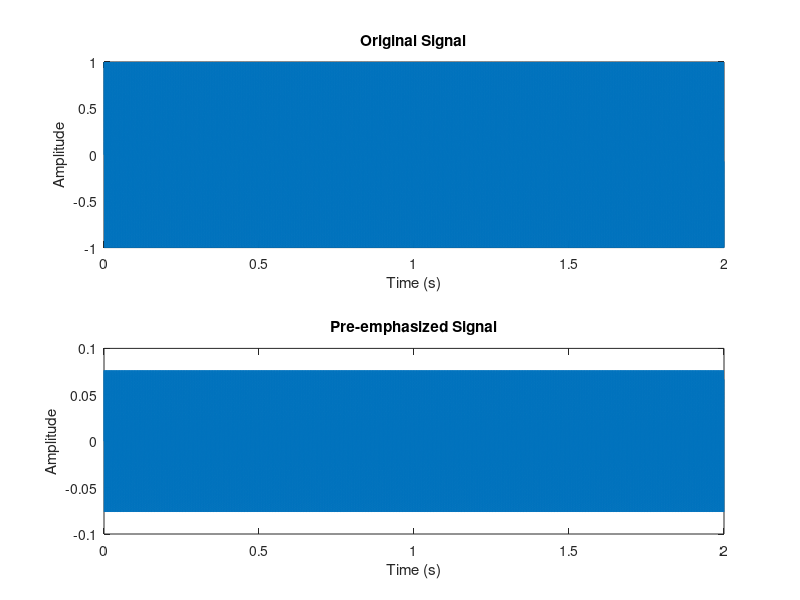
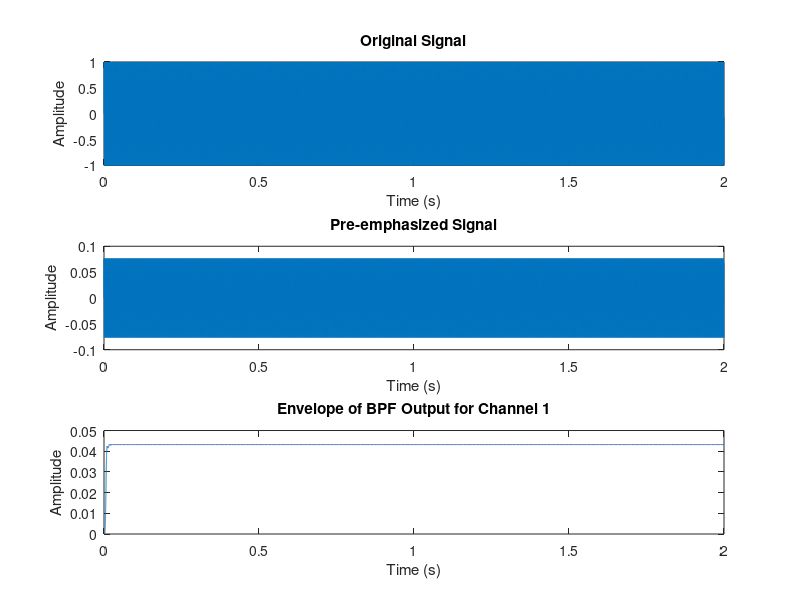
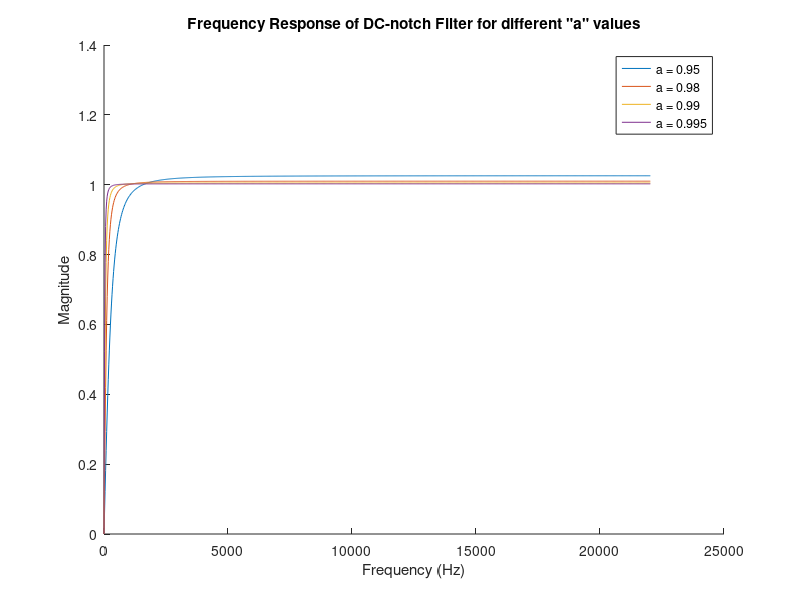
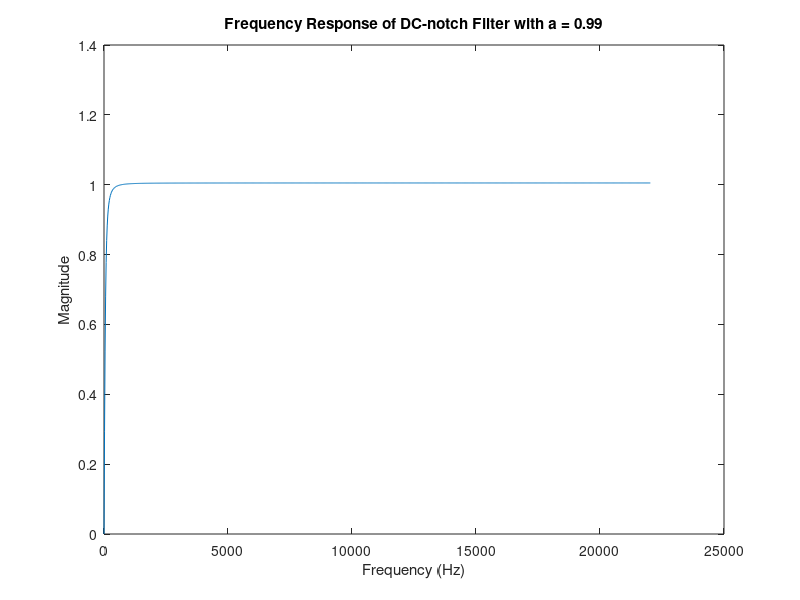

The MATLAB script that drew these images, in order: (Note: this script raises an error after producing the figures.)
% Clear command window and workspace
clear;
clc;

% Pre-emphasis filter for speech signal
fs = 44100;
duration = 2;

% Generate the time vector
t = (0:1/fs:duration-1/fs);

% Generate the input sine wave signal with frequency 500 Hz
inputSignal = sin(2*pi*500*t);

% Define the pre-emphasis filter coefficient
preEmphasis = 0.97; % Commonly used value

% Apply the pre-emphasis filter using the difference equation
% y(n) = x(n) - a * x(n-1)
preEmphasizedSignal = filter([1 -preEmphasis], 1, inputSignal);

% Plot the original and pre-emphasized signals for comparison
t = (0:length(inputSignal)-1)/fs;

figure;
subplot(2,1,1);
plot(t, inputSignal);
title('Original Signal');
xlabel('Time (s)');
ylabel('Amplitude');

subplot(2,1,2);
plot(t, preEmphasizedSignal);
title('Pre-emphasized Signal');
xlabel('Time (s)');
ylabel('Amplitude');

% Save the pre-emphasized signal to a new audio file
audiowrite('preemphasized_sinusoid.wav', preEmphasizedSignal, fs);

% Define center frequencies and bandwidths
fc = [394, 692, 1064, 1528, 2109, 2834, 3740, 4871]; % Center frequencies
B = [265, 331, 413, 516, 645, 805, 1006, 1257]; % Bandwidths

% Number of channels
numChannels = length(fc);

% Design filters using IIR bandpass filters
filters = cell(numChannels, 1);

for k = 1:numChannels
    % Calculate cutoff frequencies
    f_low = fc(k) - B(k) / 2;
    f_high = fc(k) + B(k) / 2;
    
    % Normalized cutoff frequencies
    f_low_norm = f_low / (fs / 2);
    f_high_norm = f_high / (fs / 2);
    
    % Design the BPF using the Butterworth filter
    [b, a] = butter(4, [f_low_norm, f_high_norm], 'bandpass');
    filters{k} = {b, a};
end

% Apply the filter bank to the pre-emphasized signal
outputSignals = zeros(numChannels, length(preEmphasizedSignal));
for k = 1:numChannels
    outputSignals(k, :) = filter(filters{k}{1}, filters{k}{2}, preEmphasizedSignal);
end

% Design a different LPF for each channel
lpfLength = 128; % Length of the LPF
lpfs = cell(numChannels, 1);

for k = 1:numChannels
    % Passband edge frequency (half of the BPF bandwidth)
    passbandEdge = B(k) / 2 / (fs / 2);
    [b, a] = butter(4, passbandEdge, 'low');
    lpfs{k} = {b, a};
end

% Apply the LPF to the magnitude of the BPF outputs
envelopes = zeros(size(outputSignals));
for k = 1:numChannels
    magnitudes = abs(outputSignals(k, :));
    envelopes(k, :) = filter(lpfs{k}{1}, lpfs{k}{2}, magnitudes);
end

% Plot the original signal, pre-emphasized signal, and the envelope of one channel
t = (0:length(inputSignal)-1)/fs;
figure;
subplot(3,1,1);
plot(t, inputSignal);
title('Original Signal');
xlabel('Time (s)');
ylabel('Amplitude');

subplot(3,1,2);
plot(t, preEmphasizedSignal);
title('Pre-emphasized Signal');
xlabel('Time (s)');
ylabel('Amplitude');

subplot(3,1,3);
t_envelope = (0:length(envelopes(1, :))-1)/fs;
plot(t_envelope, envelopes(1, :));
title('Envelope of BPF Output for Channel 1');
xlabel('Time (s)');
ylabel('Amplitude');

% Play the envelope signal of the first channel as an example
soundsc(envelopes(3, :), fs); % You can select the which envelope output would you want to play

% (b) Design the DC-notch filter
a_values = [0.95, 0.98, 0.99, 0.995];

% Plot four magnitude responses in the same figure
figure;
hold on;
for a = a_values
    [h_notch, w] = freqz([1 -1], [1 -a], 1024, fs);
    plot(w, abs(h_notch));
end
title('Frequency Response of DC-notch Filter for different "a" values');
xlabel('Frequency (Hz)');
ylabel('Magnitude');
legend('a = 0.95', 'a = 0.98', 'a = 0.99', 'a = 0.995');
hold off;

% Determine the value of the pole "a" for a notch bandwidth <= 100 Hz
notch_bandwidth = 100 / (fs / 2);
a = 0.99; % Initial guess for "a"

% Function to find the value of "a" such that the notch bandwidth is <= 100 Hz
for a_candidate = 0.95:0.0001:0.9999
    [h_notch, w] = freqz([1 -1], [1 -a_candidate], 1024, fs);
    notch_bandwidth_actual = sum(abs(h_notch) >= 0.9) / length(w) * (fs / 2);
    if notch_bandwidth_actual <= 100
        a = a_candidate;
        break;
    end
end

% Plot frequency response of the chosen DC-notch filter
figure;
[h_notch, w] = freqz([1 -1], [1 -a], 1024, fs);
plot(w, abs(h_notch));
title(['Frequency Response of DC-notch Filter with a = ' num2str(a)]);
xlabel('Frequency (Hz)');
ylabel('Magnitude');

% (c) Apply the notch filter to the LPF output to remove DC component
filteredEnvelopes = zeros(size(envelopes));
for k = 1:numChannels
    filteredEnvelopes(k, :) = filter([1 -1], [1 -a], envelopes(k, :));
end

% Pick one channel and plot three frequency responses: the Butterworth LPF, the DC-notch filter, and the cascade system
channelToPlot = 1;

% Butterworth LPF
[h_lpf, w_lpf] = freqz(lpfs{channelToPlot}{1}, lpfs{channelToPlot}{2}, 1024, fs);

% Cascade system (LPF followed by the DC-notch filter)
[h_cascade, w_cascade] = freqz(conv(lpfs{channelToPlot}{1}, [1 -1]), conv(lpfs{channelToPlot}{2}, [1 -a]), 1024, fs);

% Plot the frequency responses
figure;
subplot(3,1,1);
plot(w_lpf, abs(h_lpf));
title('Frequency Response of Butterworth LPF');
xlabel('Frequency (Hz)');
ylabel('Magnitude');

subplot(3,1,2);
plot(w, abs(h_notch));
title(['Frequency Response of DC-notch Filter with a = ' num2str(a)]);
xlabel('Frequency (Hz)');
ylabel('Magnitude');

subplot(3,1,3);
plot(w_cascade, abs(h_cascade));
title('Frequency Response of Cascade System (LPF followed by DC-notch Filter)');
xlabel('Frequency (Hz)');
ylabel('Magnitude');

% Define carrier frequencies
fc = [394, 692, 1064, 1528, 2109, 2834, 3740, 4871]; % Center frequencies

% Initialize audio output
audioOutput = zeros(1, length(filteredEnvelopes(1, :)));

% Generate modulated signals and sum them up
for k = 1:numChannels
    % Generate carrier signal
    t = (0:length(filteredEnvelopes(k, :))-1) / fs;
    carrier = cos(2*pi*fc(k)*t); % Carrier signal
    
    % Modulate the envelope with the carrier
    modulatedSignal = filteredEnvelopes(k, :) .* carrier;
    
    % Sum up the modulated signals
    audioOutput = audioOutput + modulatedSignal;
end

% Normalize the audio output to prevent clipping
audioOutput = audioOutput / max(abs(audioOutput));

% Plot the spectrogram and power spectrum of the audio output
figure;
subplot(2,1,1);
spectrogram(audioOutput,fs);
subplot(2,1,2);
pspectrum(audioOutput, fs, 'power');

% Play the audio
soundsc(audioOutput, fs);